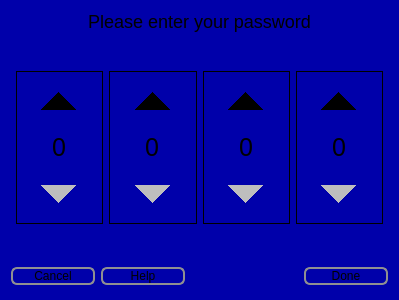
<?xml version="1.0" encoding="UTF-8"?>
<ui version="4.0">
 <class>EnterPasswordWidget</class>
 <widget class="QWidget" name="EnterPasswordWidget">
  <property name="geometry">
   <rect>
    <x>0</x>
    <y>0</y>
    <width>399</width>
    <height>300</height>
   </rect>
  </property>
  <property name="windowTitle">
   <string>Form</string>
  </property>
  <property name="styleSheet">
   <string notr="true">QWidget#EnterPasswordWidget {
	background-color: #0000aa
}

QLabel {
	font: 18px;
}

QPushButton {
	border: 2px solid #8f8f91;
	border-radius: 6px;
	background-color: 	QLinearGradient( x1: 0, y1: 0, x2: 0, y2: 1, stop: 0 	#0000ff, stop: 0.1 #0000dd, stop: 0.49 #0000cc, stop: 0.5 #000077, stop: 1 #0000dd);
	min-width: 80px;
}

QPushButton:pressed {
	background-color: qlineargradient(x1: 0, y1: 0, x2: 0, y2: 1,
                                       stop: 0 #dadbde, stop: 1 #f6f7fa);
}

QSpinBox {
	padding: 60, 60, 0, 0;
    border-width: 40, 40, 0, 0;
	min-width: 60;
	background: transparent;
	selection-background-color: transparent;
	text: black;
	selection-color: black;
	font: normal 25px;
	border: 1px solid black;
}

QSpinBox::up-button {
	subcontrol-origin: border;
    subcontrol-position: top;
	margin: 10px;
	width: 40px;
	height: 40px;
}

QSpinBox::up-button:pressed {
	margin: 8px;
}

 QSpinBox::down-button {
    subcontrol-origin: border;
    subcontrol-position: bottom;
	margin: 10px;
	width: 40px;
	height: 40px;
 }

QSpinBox::down-button:pressed {
	margin: 8px;
}
</string>
  </property>
  <layout class="QGridLayout" name="gridLayout">
   <item row="0" column="0" colspan="3">
    <widget class="QLabel" name="label">
     <property name="text">
      <string>Please enter your password</string>
     </property>
     <property name="alignment">
      <set>Qt::AlignCenter</set>
     </property>
    </widget>
   </item>
   <item row="2" column="0" colspan="3">
    <layout class="QHBoxLayout" name="horizontalLayout_2">
     <item>
      <spacer name="horizontalSpacer_3">
       <property name="orientation">
        <enum>Qt::Horizontal</enum>
       </property>
       <property name="sizeHint" stdset="0">
        <size>
         <width>40</width>
         <height>20</height>
        </size>
       </property>
      </spacer>
     </item>
     <item>
      <widget class="QSpinBox" name="spinBox_4">
       <property name="alignment">
        <set>Qt::AlignCenter</set>
       </property>
      </widget>
     </item>
     <item>
      <widget class="QSpinBox" name="spinBox">
       <property name="alignment">
        <set>Qt::AlignCenter</set>
       </property>
      </widget>
     </item>
     <item>
      <widget class="QSpinBox" name="spinBox_2">
       <property name="alignment">
        <set>Qt::AlignCenter</set>
       </property>
      </widget>
     </item>
     <item>
      <widget class="QSpinBox" name="spinBox_3">
       <property name="alignment">
        <set>Qt::AlignCenter</set>
       </property>
      </widget>
     </item>
     <item>
      <spacer name="horizontalSpacer_2">
       <property name="orientation">
        <enum>Qt::Horizontal</enum>
       </property>
       <property name="sizeHint" stdset="0">
        <size>
         <width>40</width>
         <height>20</height>
        </size>
       </property>
      </spacer>
     </item>
    </layout>
   </item>
   <item row="4" column="0">
    <layout class="QHBoxLayout" name="horizontalLayout">
     <item>
      <widget class="QPushButton" name="cancelButton">
       <property name="text">
        <string>Cancel</string>
       </property>
      </widget>
     </item>
     <item>
      <widget class="QPushButton" name="helpButton">
       <property name="text">
        <string>Help</string>
       </property>
      </widget>
     </item>
    </layout>
   </item>
   <item row="4" column="1">
    <spacer name="horizontalSpacer">
     <property name="orientation">
      <enum>Qt::Horizontal</enum>
     </property>
     <property name="sizeHint" stdset="0">
      <size>
       <width>106</width>
       <height>26</height>
      </size>
     </property>
    </spacer>
   </item>
   <item row="4" column="2">
    <widget class="QPushButton" name="doneButton">
     <property name="text">
      <string>Done</string>
     </property>
    </widget>
   </item>
   <item row="3" column="1">
    <spacer name="verticalSpacer">
     <property name="orientation">
      <enum>Qt::Vertical</enum>
     </property>
     <property name="sizeHint" stdset="0">
      <size>
       <width>20</width>
       <height>40</height>
      </size>
     </property>
    </spacer>
   </item>
   <item row="1" column="0" colspan="3">
    <spacer name="verticalSpacer_2">
     <property name="orientation">
      <enum>Qt::Vertical</enum>
     </property>
     <property name="sizeHint" stdset="0">
      <size>
       <width>20</width>
       <height>40</height>
      </size>
     </property>
    </spacer>
   </item>
  </layout>
 </widget>
 <resources/>
 <connections/>
</ui>
